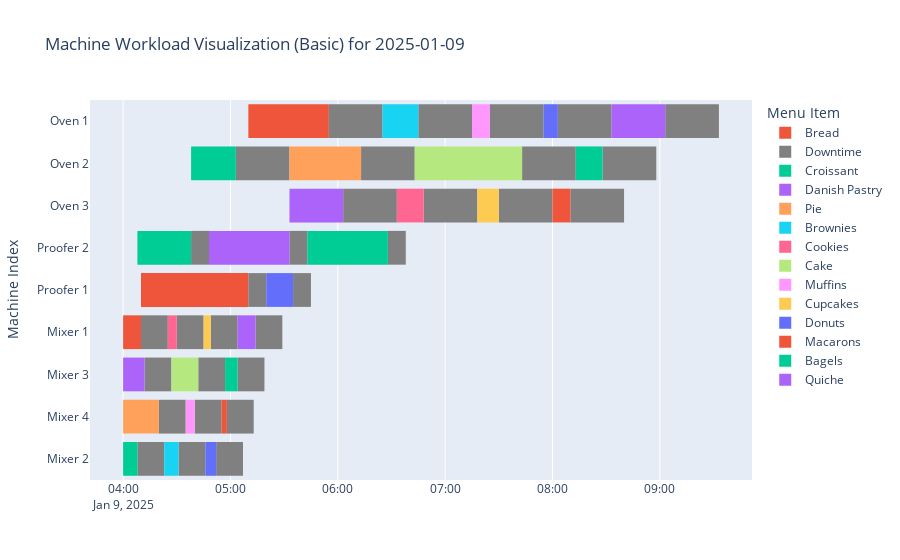
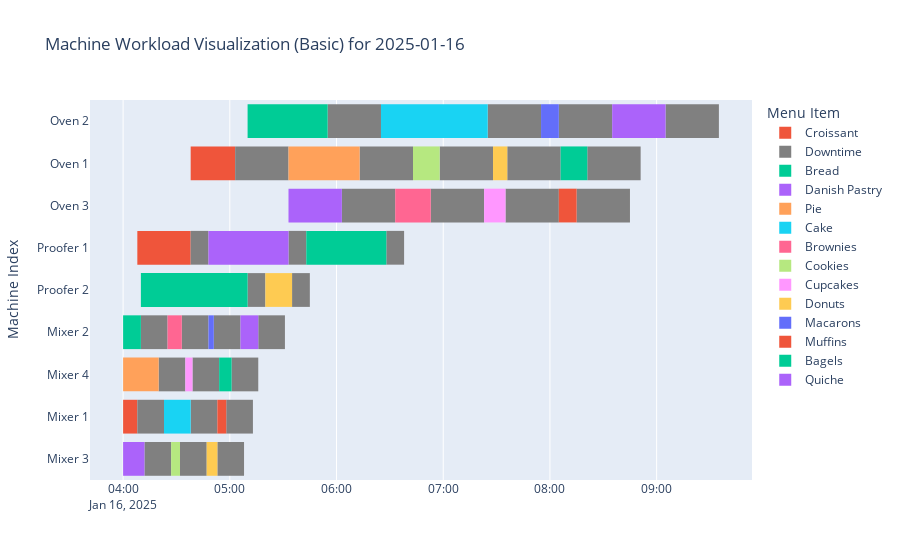

Write notebook code for charts like these, in order.
### Code cell
from datetime import datetime, timedelta
import pandas as pd
import random
from collections import defaultdict
import heapq
import plotly.express as px
import math

# Define total available machinery
total_machinery = {
    "Mixer": 4,
    "Proofer": 2,
    "Oven": 3
}

# Define divisions and their menu items
divisions = {
    1: ("Baking", ["Bread", "Croissant", "Danish Pastry"]),
    2: ("Pastry", ["Cake", "Pie", "Cookies", "Brownies"]),
    3: ("Confectionery", ["Macarons", "Cupcakes", "Muffins", "Donuts", "Bagels"]),
    4: ("Butchery", ["Quiche"])
}

# Define unit times for each machine and item (in minutes)
unit_times = {
    "Mixer": {
        "Bread": 10,
        "Croissant": 8,
        "Danish Pastry": 12,
        "Cake": 15,
        "Pie": 20,
        "Cookies": 5,
        "Brownies": 8,
        "Macarons": 3,
        "Cupcakes": 4,
        "Muffins": 5,
        "Donuts": 6,
        "Bagels": 7,
        "Quiche": 10
    },
    "Oven": {
        "Bread": 45,
        "Croissant": 25,
        "Danish Pastry": 30,
        "Cake": 60,
        "Pie": 40,
        "Cookies": 15,
        "Brownies": 20,
        "Macarons": 10,
        "Cupcakes": 12,
        "Muffins": 10,
        "Donuts": 8,
        "Bagels": 15,
        "Quiche": 30
    },
    "Proofer": {
        "Bread": 60,
        "Croissant": 30,
        "Danish Pastry": 45,
        "Cake": 0,
        "Pie": 0,
        "Cookies": 0,
        "Brownies": 0,
        "Macarons": 0,
        "Cupcakes": 0,
        "Muffins": 0,
        "Donuts": 15,
        "Bagels": 45,
        "Quiche": 0
    }
}

# Define machine downtime (in minutes)
downtime = {
    "Mixer": 15,
    "Oven": 30,
    "Proofer": 10,
}

def get_special_menu_input():
    special_items = []
    while True:
        item_name = input("Enter special menu item (type 'done' to finish): ")
        if item_name.lower() == "done":
            break

        print("Enter Division Responsible for this Menu item:")
        print("1. Baking")
        print("2. Pastry")
        print("3. Confectionery")
        print("4. Butchery")

        try:
            division_choice = int(input("Choose a division (1-4): "))
            if division_choice not in divisions:
                print("Invalid division. Please enter a valid division.")
                continue
            division = divisions[division_choice][0]
        except ValueError:
            print("Invalid input. Please enter a number between 1 and 4.")
            continue

        processing_times = {}
        for machine in total_machinery.keys():
            try:
                processing_time = int(input(f"Enter processing time for {machine} in minutes: "))
                if processing_time < 0:
                    raise ValueError
                processing_times[machine] = processing_time
            except ValueError:
                print("Invalid input. Please enter a valid positive number.")
                continue

        special_items.append({
            "name": item_name,
            "division": division,
            "processing_times": processing_times
        })

    return special_items

def schedule_tasks(date, special_items_input):
    """Schedules tasks for a given date, considering shared machinery and dependencies."""
    schedule = defaultdict(lambda: defaultdict(list))
    start_time = datetime.combine(date, datetime.min.time()) + timedelta(hours=4)

    # Initialize machine availability times
    machine_times = {machine: [start_time] * total_machinery[machine] for machine in total_machinery}
    machine_order = ["Mixer", "Proofer", "Oven"]

    # Schedule set menu items and special items
    for division, division_items in divisions.values():
        all_items = division_items + [f"Special: {item['name']}" for item in special_items_input if item['division'] == division]
        random.shuffle(all_items)

        for item in all_items:
            item_name = item if not item.startswith("Special: ") else item[9:]
            processing_time = {machine: unit_times[machine].get(item_name, 0) for machine in machine_order}

            if "Special: " in item:
                special_item = next((i for i in special_items_input if i["name"] == item_name), None)
                if special_item:
                    processing_time.update(special_item["processing_times"])

            last_finish_time = start_time  # Start time for the first machine
            for machine in machine_order:
                processing_duration = processing_time[machine]
                if processing_duration > 0:
                    # Find the next available time for the current machine
                    machine_available_time = min(machine_times[machine])
                    machine_index = machine_times[machine].index(machine_available_time)

                    # The task can start as soon as it's finished on the previous machine
                    task_start_time = max(last_finish_time, machine_available_time)

                    # Schedule the task
                    schedule[division][machine].append((task_start_time, item, machine_index + 1))

                    # Calculate finish time and update machine availability (accounting for downtime)
                    finish_time = task_start_time + timedelta(minutes=processing_duration)
                    machine_times[machine][machine_index] = finish_time + timedelta(minutes=downtime[machine])

                    # Update last_finish_time for the next machine (without adding downtime)
                    last_finish_time = finish_time

    return schedule

def create_gantt_chart(schedule, date):
    """
    Creates a Gantt chart from the schedule_tasks output, including downtime in red.

    Args:
        schedule (dict): The output from schedule_tasks.
        date (datetime): The date for which the schedule is generated.
    """
    df = []

    for division, machines in schedule.items():
        for machine, tasks in machines.items():
            for task_time, item, machine_number in tasks:
                # Calculate the finish time based on unit_times
                finish_time = task_time + timedelta(minutes=unit_times.get(machine, {}).get(item, 0))

                # Append tasks to the DataFrame
                df.append(dict(
                    Machine=f"{machine} {machine_number}",
                    Start=task_time,
                    Finish=finish_time,
                    Item=item,
                    Type="Task"  # Add a 'Type' column to distinguish between tasks and downtime
                ))

                # Add downtime after the task
                df.append(dict(
                    Machine=f"{machine} {machine_number}",
                    Start=finish_time,
                    Finish=finish_time + timedelta(minutes=downtime[machine]),
                    Item="Downtime",
                    Type="Downtime"  # Add a 'Type' column to distinguish between tasks and downtime
                ))

    # Convert to DataFrame
    df = pd.DataFrame(df)  #Convert the list of dictionaries to a Pandas DataFrame

    # Check if the DataFrame is empty
    if df.empty:
        # Create a DataFrame with the needed columns and a single empty row if empty.
        df = pd.DataFrame(columns=["Machine", "Start", "Finish", "Item", "Type"])
        df.loc[0] = [None, None, None, None, None]

    #The rest of your function as it was
    # Ensure Start and Finish are datetime objects
    df['Start'] = pd.to_datetime(df['Start'])
    df['Finish'] = pd.to_datetime(df['Finish'])


    # Create the Gantt chart using Plotly Express
    # Define the colors for tasks and downtime
    color_map = {"Downtime": "grey"}  # Set downtime color to black

    fig = px.timeline(df, x_start="Start", x_end="Finish", y="Machine", color="Item",
                      color_discrete_map=color_map,
                      title=f"Machine Workload Visualization (Basic) for {date.strftime('%Y-%m-%d')}",
                      labels={"Item": "Menu Item", "Machine": "Machine Index"})
    # Update layout for better visibility
    fig.update_yaxes(categoryorder="total ascending")
    fig.update_traces(marker=dict(line=dict(width=0)))

    fig.show()


def print_schedule(schedule, date):
    """Prints the schedule for a given date."""
    print(f"\nSchedule for {date.strftime('%Y-%m-%d')}:")
    for division, machines in schedule.items():
        print(f"  {division}:")
        for machine, tasks in machines.items():
            print(f"    {machine}:")
            for task_time, item, machine_number in tasks:
                print(f"      - {task_time.strftime('%H:%M')}: {item} (Machine {machine_number})")

# Example usage
today = datetime.now()
next_week = today + timedelta(days=7)

special_items_input = []

for date in [today, next_week]:
    schedule = schedule_tasks(date, special_items_input)
    # print("Generated Schedule:", schedule)  # Debugging line
    # print_schedule(schedule, date)
    create_gantt_chart(schedule, date)

### Figure 1 — Plotly figure (JSON) as saved in the notebook; plotly's stock layout.template omitted (floating-point values rounded to 4 significant figures)
{"data": [{"alignmentgroup": "True", "base": ["2025-01-09T04:00:00", "2025-01-09T04:10:00", "2025-01-09T05:10:00"], "hovertemplate": "Menu Item=Bread<br>Start=%{base}<br>Finish=%{x}<br>Machine Index=%{y}<extra></extra>", "legendgroup": "Bread", "marker": {"color": "#EF553B", "line": {"width": 0}, "pattern": {"shape": ""}}, "name": "Bread", "offsetgroup": "Bread", "orientation": "h", "showlegend": true, "textposition": "auto", "type": "bar", "x": [600000, 3600000, 2700000], "xaxis": "x", "y": ["Mixer 1", "Proofer 1", "Oven 1"], "yaxis": "y"}, {"alignmentgroup": "True", "base": ["2025-01-09T04:10:00", "2025-01-09T04:08:00", "2025-01-09T04:12:00", "2025-01-09T05:10:00", "2025-01-09T04:38:00", "2025-01-09T05:33:00", "2025-01-09T05:55:00", "2025-01-09T05:03:00", "2025-01-09T06:03:00", "2025-01-09T04:20:00", "2025-01-09T04:31:00", "2025-01-09T04:30:00", "2025-01-09T04:42:00", "2025-01-09T06:13:00", "2025-01-09T06:45:00", "2025-01-09T06:48:00", "2025-01-09T07:43:00", "2025-01-09T04:40:00", "2025-01-09T04:49:00", "2025-01-09T04:52:00", "2025-01-09T04:58:00", "2025-01-09T05:04:00", "2025-01-09T07:25:00", "2025-01-09T07:30:00", "2025-01-09T08:03:00", "2025-01-09T08:10:00", "2025-01-09T08:28:00", "2025-01-09T05:35:00", "2025-01-09T06:28:00", "2025-01-09T05:14:00", "2025-01-09T09:03:00"], "hovertemplate": "Menu Item=Downtime<br>Start=%{base}<br>Finish=%{x}<br>Machine Index=%{y}<extra></extra>", "legendgroup": "Downtime", "marker": {"color": "grey", "line": {"width": 0}, "pattern": {"shape": ""}}, "name": "Downtime", "offsetgroup": "Downtime", "orientation": "h", "showlegend": true, "textposition": "auto", "type": "bar", "x": [900000, 900000, 900000, 600000, 600000, 600000, 1800000, 1800000, 1800000, 900000, 900000, 900000, 900000, 1800000, 1800000, 1800000, 1800000, 900000, 900000, 900000, 900000, 900000, 1800000, 1800000, 1800000, 1800000, 1800000, 600000, 600000, 900000, 1800000], "xaxis": "x", "y": ["Mixer 1", "Mixer 2", "Mixer 3", "Proofer 1", "Proofer 2", "Proofer 2", "Oven 1", "Oven 2", "Oven 3", "Mixer 4", "Mixer 2", "Mixer 1", "Mixer 3", "Oven 2", "Oven 1", "Oven 3", "Oven 2", "Mixer 4", "Mixer 1", "Mixer 2", "Mixer 4", "Mixer 3", "Oven 1", "Oven 3", "Oven 1", "Oven 3", "Oven 2", "Proofer 1", "Proofer 2", "Mixer 1", "Oven 1"], "yaxis": "y"}, {"alignmentgroup": "True", "base": ["2025-01-09T04:00:00", "2025-01-09T04:08:00", "2025-01-09T04:38:00"], "hovertemplate": "Menu Item=Croissant<br>Start=%{base}<br>Finish=%{x}<br>Machine Index=%{y}<extra></extra>", "legendgroup": "Croissant", "marker": {"color": "#00cc96", "line": {"width": 0}, "pattern": {"shape": ""}}, "name": "Croissant", "offsetgroup": "Croissant", "orientation": "h", "showlegend": true, "textposition": "auto", "type": "bar", "x": [480000, 1800000, 1500000], "xaxis": "x", "y": ["Mixer 2", "Proofer 2", "Oven 2"], "yaxis": "y"}, {"alignmentgroup": "True", "base": ["2025-01-09T04:00:00", "2025-01-09T04:48:00", "2025-01-09T05:33:00"], "hovertemplate": "Menu Item=Danish Pastry<br>Start=%{base}<br>Finish=%{x}<br>Machine Index=%{y}<extra></extra>", "legendgroup": "Danish Pastry", "marker": {"color": "#ab63fa", "line": {"width": 0}, "pattern": {"shape": ""}}, "name": "Danish Pastry", "offsetgroup": "Danish Pastry", "orientation": "h", "showlegend": true, "textposition": "auto", "type": "bar", "x": [720000, 2700000, 1800000], "xaxis": "x", "y": ["Mixer 3", "Proofer 2", "Oven 3"], "yaxis": "y"}, {"alignmentgroup": "True", "base": ["2025-01-09T04:00:00", "2025-01-09T05:33:00"], "hovertemplate": "Menu Item=Pie<br>Start=%{base}<br>Finish=%{x}<br>Machine Index=%{y}<extra></extra>", "legendgroup": "Pie", "marker": {"color": "#FFA15A", "line": {"width": 0}, "pattern": {"shape": ""}}, "name": "Pie", "offsetgroup": "Pie", "orientation": "h", "showlegend": true, "textposition": "auto", "type": "bar", "x": [1200000, 2400000], "xaxis": "x", "y": ["Mixer 4", "Oven 2"], "yaxis": "y"}, {"alignmentgroup": "True", "base": ["2025-01-09T04:23:00", "2025-01-09T06:25:00"], "hovertemplate": "Menu Item=Brownies<br>Start=%{base}<br>Finish=%{x}<br>Machine Index=%{y}<extra></extra>", "legendgroup": "Brownies", "marker": {"color": "#19d3f3", "line": {"width": 0}, "pattern": {"shape": ""}}, "name": "Brownies", "offsetgroup": "Brownies", "orientation": "h", "showlegend": true, "textposition": "auto", "type": "bar", "x": [480000, 1200000], "xaxis": "x", "y": ["Mixer 2", "Oven 1"], "yaxis": "y"}, {"alignmentgroup": "True", "base": ["2025-01-09T04:25:00", "2025-01-09T06:33:00"], "hovertemplate": "Menu Item=Cookies<br>Start=%{base}<br>Finish=%{x}<br>Machine Index=%{y}<extra></extra>", "legendgroup": "Cookies", "marker": {"color": "#FF6692", "line": {"width": 0}, "pattern": {"shape": ""}}, "name": "Cookies", "offsetgroup": "Cookies", "orientation": "h", "showlegend": true, "textposition": "auto", "type": "bar", "x": [300000, 900000], "xaxis": "x", "y": ["Mixer 1", "Oven 3"], "yaxis": "y"}, {"alignmentgroup": "True", "base": ["2025-01-09T04:27:00", "2025-01-09T06:43:00"], "hovertemplate": "Menu Item=Cake<br>Start=%{base}<br>Finish=%{x}<br>Machine Index=%{y}<extra></extra>", "legendgroup": "Cake", "marker": {"color": "#B6E880", "line": {"width": 0}, "pattern": {"shape": ""}}, "name": "Cake", "offsetgroup": "Cake", "orientation": "h", "showlegend": true, "textposition": "auto", "type": "bar", "x": [900000, 3600000], "xaxis": "x", "y": ["Mixer 3", "Oven 2"], "yaxis": "y"}, {"alignmentgroup": "True", "base": ["2025-01-09T04:35:00", "2025-01-09T07:15:00"], "hovertemplate": "Menu Item=Muffins<br>Start=%{base}<br>Finish=%{x}<br>Machine Index=%{y}<extra></extra>", "legendgroup": "Muffins", "marker": {"color": "#FF97FF", "line": {"width": 0}, "pattern": {"shape": ""}}, "name": "Muffins", "offsetgroup": "Muffins", "orientation": "h", "showlegend": true, "textposition": "auto", "type": "bar", "x": [300000, 600000], "xaxis": "x", "y": ["Mixer 4", "Oven 1"], "yaxis": "y"}, {"alignmentgroup": "True", "base": ["2025-01-09T04:45:00", "2025-01-09T07:18:00"], "hovertemplate": "Menu Item=Cupcakes<br>Start=%{base}<br>Finish=%{x}<br>Machine Index=%{y}<extra></extra>", "legendgroup": "Cupcakes", "marker": {"color": "#FECB52", "line": {"width": 0}, "pattern": {"shape": ""}}, "name": "Cupcakes", "offsetgroup": "Cupcakes", "orientation": "h", "showlegend": true, "textposition": "auto", "type": "bar", "x": [240000, 720000], "xaxis": "x", "y": ["Mixer 1", "Oven 3"], "yaxis": "y"}, {"alignmentgroup": "True", "base": ["2025-01-09T04:46:00", "2025-01-09T07:55:00", "2025-01-09T05:20:00"], "hovertemplate": "Menu Item=Donuts<br>Start=%{base}<br>Finish=%{x}<br>Machine Index=%{y}<extra></extra>", "legendgroup": "Donuts", "marker": {"color": "#636efa", "line": {"width": 0}, "pattern": {"shape": ""}}, "name": "Donuts", "offsetgroup": "Donuts", "orientation": "h", "showlegend": true, "textposition": "auto", "type": "bar", "x": [360000, 480000, 900000], "xaxis": "x", "y": ["Mixer 2", "Oven 1", "Proofer 1"], "yaxis": "y"}, {"alignmentgroup": "True", "base": ["2025-01-09T04:55:00", "2025-01-09T08:00:00"], "hovertemplate": "Menu Item=Macarons<br>Start=%{base}<br>Finish=%{x}<br>Machine Index=%{y}<extra></extra>", "legendgroup": "Macarons", "marker": {"color": "#EF553B", "line": {"width": 0}, "pattern": {"shape": ""}}, "name": "Macarons", "offsetgroup": "Macarons", "orientation": "h", "showlegend": true, "textposition": "auto", "type": "bar", "x": [180000, 600000], "xaxis": "x", "y": ["Mixer 4", "Oven 3"], "yaxis": "y"}, {"alignmentgroup": "True", "base": ["2025-01-09T04:57:00", "2025-01-09T08:13:00", "2025-01-09T05:43:00"], "hovertemplate": "Menu Item=Bagels<br>Start=%{base}<br>Finish=%{x}<br>Machine Index=%{y}<extra></extra>", "legendgroup": "Bagels", "marker": {"color": "#00cc96", "line": {"width": 0}, "pattern": {"shape": ""}}, "name": "Bagels", "offsetgroup": "Bagels", "orientation": "h", "showlegend": true, "textposition": "auto", "type": "bar", "x": [420000, 900000, 2700000], "xaxis": "x", "y": ["Mixer 3", "Oven 2", "Proofer 2"], "yaxis": "y"}, {"alignmentgroup": "True", "base": ["2025-01-09T05:04:00", "2025-01-09T08:33:00"], "hovertemplate": "Menu Item=Quiche<br>Start=%{base}<br>Finish=%{x}<br>Machine Index=%{y}<extra></extra>", "legendgroup": "Quiche", "marker": {"color": "#ab63fa", "line": {"width": 0}, "pattern": {"shape": ""}}, "name": "Quiche", "offsetgroup": "Quiche", "orientation": "h", "showlegend": true, "textposition": "auto", "type": "bar", "x": [600000, 1800000], "xaxis": "x", "y": ["Mixer 1", "Oven 1"], "yaxis": "y"}], "layout": {"barmode": "overlay", "legend": {"title": {"text": "Menu Item"}, "tracegroupgap": 0}, "title": {"text": "Machine Workload Visualization (Basic) for 2025-01-09"}, "xaxis": {"anchor": "y", "domain": [0, 1], "type": "date"}, "yaxis": {"anchor": "x", "categoryorder": "total ascending", "domain": [0, 1], "title": {"text": "Machine Index"}}}}

### Figure 2 — Plotly figure (JSON) as saved in the notebook; plotly's stock layout.template omitted (floating-point values rounded to 4 significant figures)
{"data": [{"alignmentgroup": "True", "base": ["2025-01-16T04:00:00", "2025-01-16T04:08:00", "2025-01-16T04:38:00"], "hovertemplate": "Menu Item=Croissant<br>Start=%{base}<br>Finish=%{x}<br>Machine Index=%{y}<extra></extra>", "legendgroup": "Croissant", "marker": {"color": "#EF553B", "line": {"width": 0}, "pattern": {"shape": ""}}, "name": "Croissant", "offsetgroup": "Croissant", "orientation": "h", "showlegend": true, "textposition": "auto", "type": "bar", "x": [480000, 1800000, 1500000], "xaxis": "x", "y": ["Mixer 1", "Proofer 1", "Oven 1"], "yaxis": "y"}, {"alignmentgroup": "True", "base": ["2025-01-16T04:08:00", "2025-01-16T04:10:00", "2025-01-16T04:12:00", "2025-01-16T04:38:00", "2025-01-16T05:10:00", "2025-01-16T05:33:00", "2025-01-16T05:03:00", "2025-01-16T05:55:00", "2025-01-16T06:03:00", "2025-01-16T04:20:00", "2025-01-16T04:38:00", "2025-01-16T04:33:00", "2025-01-16T04:32:00", "2025-01-16T06:13:00", "2025-01-16T07:25:00", "2025-01-16T06:53:00", "2025-01-16T06:58:00", "2025-01-16T04:39:00", "2025-01-16T04:53:00", "2025-01-16T04:51:00", "2025-01-16T04:58:00", "2025-01-16T05:01:00", "2025-01-16T07:35:00", "2025-01-16T07:36:00", "2025-01-16T08:05:00", "2025-01-16T08:15:00", "2025-01-16T08:21:00", "2025-01-16T05:35:00", "2025-01-16T06:28:00", "2025-01-16T05:16:00", "2025-01-16T09:05:00"], "hovertemplate": "Menu Item=Downtime<br>Start=%{base}<br>Finish=%{x}<br>Machine Index=%{y}<extra></extra>", "legendgroup": "Downtime", "marker": {"color": "grey", "line": {"width": 0}, "pattern": {"shape": ""}}, "name": "Downtime", "offsetgroup": "Downtime", "orientation": "h", "showlegend": true, "textposition": "auto", "type": "bar", "x": [900000, 900000, 900000, 600000, 600000, 600000, 1800000, 1800000, 1800000, 900000, 900000, 900000, 900000, 1800000, 1800000, 1800000, 1800000, 900000, 900000, 900000, 900000, 900000, 1800000, 1800000, 1800000, 1800000, 1800000, 600000, 600000, 900000, 1800000], "xaxis": "x", "y": ["Mixer 1", "Mixer 2", "Mixer 3", "Proofer 1", "Proofer 2", "Proofer 1", "Oven 1", "Oven 2", "Oven 3", "Mixer 4", "Mixer 1", "Mixer 2", "Mixer 3", "Oven 1", "Oven 2", "Oven 3", "Oven 1", "Mixer 4", "Mixer 3", "Mixer 2", "Mixer 1", "Mixer 4", "Oven 3", "Oven 1", "Oven 2", "Oven 3", "Oven 1", "Proofer 2", "Proofer 1", "Mixer 2", "Oven 2"], "yaxis": "y"}, {"alignmentgroup": "True", "base": ["2025-01-16T04:00:00", "2025-01-16T04:10:00", "2025-01-16T05:10:00"], "hovertemplate": "Menu Item=Bread<br>Start=%{base}<br>Finish=%{x}<br>Machine Index=%{y}<extra></extra>", "legendgroup": "Bread", "marker": {"color": "#00cc96", "line": {"width": 0}, "pattern": {"shape": ""}}, "name": "Bread", "offsetgroup": "Bread", "orientation": "h", "showlegend": true, "textposition": "auto", "type": "bar", "x": [600000, 3600000, 2700000], "xaxis": "x", "y": ["Mixer 2", "Proofer 2", "Oven 2"], "yaxis": "y"}, {"alignmentgroup": "True", "base": ["2025-01-16T04:00:00", "2025-01-16T04:48:00", "2025-01-16T05:33:00"], "hovertemplate": "Menu Item=Danish Pastry<br>Start=%{base}<br>Finish=%{x}<br>Machine Index=%{y}<extra></extra>", "legendgroup": "Danish Pastry", "marker": {"color": "#ab63fa", "line": {"width": 0}, "pattern": {"shape": ""}}, "name": "Danish Pastry", "offsetgroup": "Danish Pastry", "orientation": "h", "showlegend": true, "textposition": "auto", "type": "bar", "x": [720000, 2700000, 1800000], "xaxis": "x", "y": ["Mixer 3", "Proofer 1", "Oven 3"], "yaxis": "y"}, {"alignmentgroup": "True", "base": ["2025-01-16T04:00:00", "2025-01-16T05:33:00"], "hovertemplate": "Menu Item=Pie<br>Start=%{base}<br>Finish=%{x}<br>Machine Index=%{y}<extra></extra>", "legendgroup": "Pie", "marker": {"color": "#FFA15A", "line": {"width": 0}, "pattern": {"shape": ""}}, "name": "Pie", "offsetgroup": "Pie", "orientation": "h", "showlegend": true, "textposition": "auto", "type": "bar", "x": [1200000, 2400000], "xaxis": "x", "y": ["Mixer 4", "Oven 1"], "yaxis": "y"}, {"alignmentgroup": "True", "base": ["2025-01-16T04:23:00", "2025-01-16T06:25:00"], "hovertemplate": "Menu Item=Cake<br>Start=%{base}<br>Finish=%{x}<br>Machine Index=%{y}<extra></extra>", "legendgroup": "Cake", "marker": {"color": "#19d3f3", "line": {"width": 0}, "pattern": {"shape": ""}}, "name": "Cake", "offsetgroup": "Cake", "orientation": "h", "showlegend": true, "textposition": "auto", "type": "bar", "x": [900000, 3600000], "xaxis": "x", "y": ["Mixer 1", "Oven 2"], "yaxis": "y"}, {"alignmentgroup": "True", "base": ["2025-01-16T04:25:00", "2025-01-16T06:33:00"], "hovertemplate": "Menu Item=Brownies<br>Start=%{base}<br>Finish=%{x}<br>Machine Index=%{y}<extra></extra>", "legendgroup": "Brownies", "marker": {"color": "#FF6692", "line": {"width": 0}, "pattern": {"shape": ""}}, "name": "Brownies", "offsetgroup": "Brownies", "orientation": "h", "showlegend": true, "textposition": "auto", "type": "bar", "x": [480000, 1200000], "xaxis": "x", "y": ["Mixer 2", "Oven 3"], "yaxis": "y"}, {"alignmentgroup": "True", "base": ["2025-01-16T04:27:00", "2025-01-16T06:43:00"], "hovertemplate": "Menu Item=Cookies<br>Start=%{base}<br>Finish=%{x}<br>Machine Index=%{y}<extra></extra>", "legendgroup": "Cookies", "marker": {"color": "#B6E880", "line": {"width": 0}, "pattern": {"shape": ""}}, "name": "Cookies", "offsetgroup": "Cookies", "orientation": "h", "showlegend": true, "textposition": "auto", "type": "bar", "x": [300000, 900000], "xaxis": "x", "y": ["Mixer 3", "Oven 1"], "yaxis": "y"}, {"alignmentgroup": "True", "base": ["2025-01-16T04:35:00", "2025-01-16T07:23:00"], "hovertemplate": "Menu Item=Cupcakes<br>Start=%{base}<br>Finish=%{x}<br>Machine Index=%{y}<extra></extra>", "legendgroup": "Cupcakes", "marker": {"color": "#FF97FF", "line": {"width": 0}, "pattern": {"shape": ""}}, "name": "Cupcakes", "offsetgroup": "Cupcakes", "orientation": "h", "showlegend": true, "textposition": "auto", "type": "bar", "x": [240000, 720000], "xaxis": "x", "y": ["Mixer 4", "Oven 3"], "yaxis": "y"}, {"alignmentgroup": "True", "base": ["2025-01-16T04:47:00", "2025-01-16T07:28:00", "2025-01-16T05:20:00"], "hovertemplate": "Menu Item=Donuts<br>Start=%{base}<br>Finish=%{x}<br>Machine Index=%{y}<extra></extra>", "legendgroup": "Donuts", "marker": {"color": "#FECB52", "line": {"width": 0}, "pattern": {"shape": ""}}, "name": "Donuts", "offsetgroup": "Donuts", "orientation": "h", "showlegend": true, "textposition": "auto", "type": "bar", "x": [360000, 480000, 900000], "xaxis": "x", "y": ["Mixer 3", "Oven 1", "Proofer 2"], "yaxis": "y"}, {"alignmentgroup": "True", "base": ["2025-01-16T04:48:00", "2025-01-16T07:55:00"], "hovertemplate": "Menu Item=Macarons<br>Start=%{base}<br>Finish=%{x}<br>Machine Index=%{y}<extra></extra>", "legendgroup": "Macarons", "marker": {"color": "#636efa", "line": {"width": 0}, "pattern": {"shape": ""}}, "name": "Macarons", "offsetgroup": "Macarons", "orientation": "h", "showlegend": true, "textposition": "auto", "type": "bar", "x": [180000, 600000], "xaxis": "x", "y": ["Mixer 2", "Oven 2"], "yaxis": "y"}, {"alignmentgroup": "True", "base": ["2025-01-16T04:53:00", "2025-01-16T08:05:00"], "hovertemplate": "Menu Item=Muffins<br>Start=%{base}<br>Finish=%{x}<br>Machine Index=%{y}<extra></extra>", "legendgroup": "Muffins", "marker": {"color": "#EF553B", "line": {"width": 0}, "pattern": {"shape": ""}}, "name": "Muffins", "offsetgroup": "Muffins", "orientation": "h", "showlegend": true, "textposition": "auto", "type": "bar", "x": [300000, 600000], "xaxis": "x", "y": ["Mixer 1", "Oven 3"], "yaxis": "y"}, {"alignmentgroup": "True", "base": ["2025-01-16T04:54:00", "2025-01-16T08:06:00", "2025-01-16T05:43:00"], "hovertemplate": "Menu Item=Bagels<br>Start=%{base}<br>Finish=%{x}<br>Machine Index=%{y}<extra></extra>", "legendgroup": "Bagels", "marker": {"color": "#00cc96", "line": {"width": 0}, "pattern": {"shape": ""}}, "name": "Bagels", "offsetgroup": "Bagels", "orientation": "h", "showlegend": true, "textposition": "auto", "type": "bar", "x": [420000, 900000, 2700000], "xaxis": "x", "y": ["Mixer 4", "Oven 1", "Proofer 1"], "yaxis": "y"}, {"alignmentgroup": "True", "base": ["2025-01-16T05:06:00", "2025-01-16T08:35:00"], "hovertemplate": "Menu Item=Quiche<br>Start=%{base}<br>Finish=%{x}<br>Machine Index=%{y}<extra></extra>", "legendgroup": "Quiche", "marker": {"color": "#ab63fa", "line": {"width": 0}, "pattern": {"shape": ""}}, "name": "Quiche", "offsetgroup": "Quiche", "orientation": "h", "showlegend": true, "textposition": "auto", "type": "bar", "x": [600000, 1800000], "xaxis": "x", "y": ["Mixer 2", "Oven 2"], "yaxis": "y"}], "layout": {"barmode": "overlay", "legend": {"title": {"text": "Menu Item"}, "tracegroupgap": 0}, "title": {"text": "Machine Workload Visualization (Basic) for 2025-01-16"}, "xaxis": {"anchor": "y", "domain": [0, 1], "type": "date"}, "yaxis": {"anchor": "x", "categoryorder": "total ascending", "domain": [0, 1], "title": {"text": "Machine Index"}}}}
